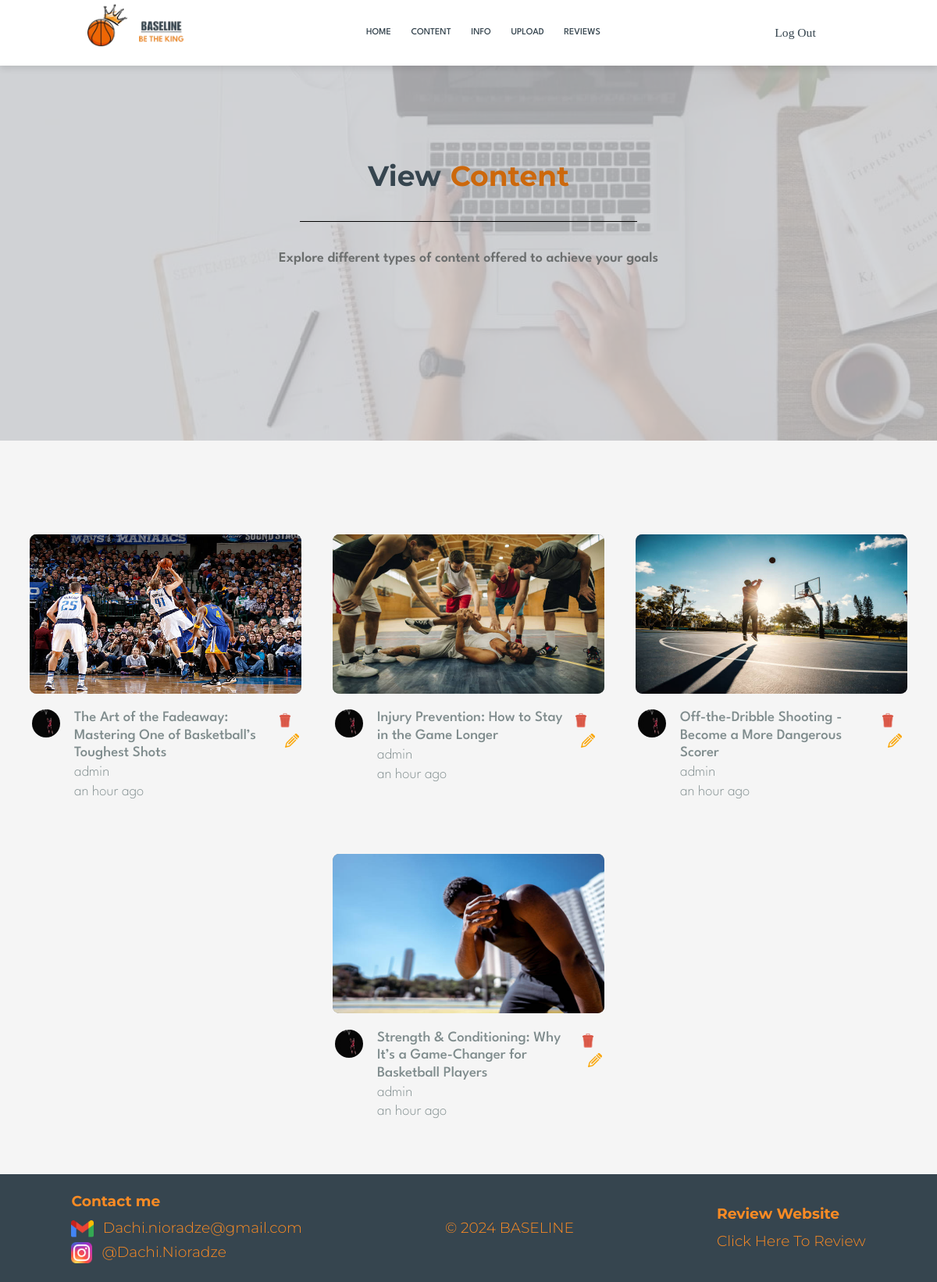
Page /view_content (signed in) on the committed database.
### models.py (models this page shows)
class Post(db.Model):
    __tablename__ = "posts"
    id = db.Column(db.Integer(), primary_key=True)
    image_path = db.Column(db.String())
    title = db.Column(db.String())
    description = db.Column(db.String())
    target = db.Column(db.String())
    author = db.Column(db.String())
    author_profile = db.Column(db.String())
    created_at = db.Column(db.DateTime, default=datetime.utcnow)
    edited_at = db.Column(db.DateTime, default=datetime.utcnow, onupdate=datetime.utcnow)

### routes.py (the view)
@app.route("/view_content")
@login_required
def view_content():
    posts = Post.query.all()
    for post in posts:
        post.time_ago = humanize.naturaltime(datetime.utcnow() - post.created_at)
        post.edited_time_ago = humanize.naturaltime(datetime.utcnow() - post.edited_at) if post.edited_at else 'Not Edited'
    return render_template("view_content.html", posts=posts)

### models.py (called while the page is built)
@login_manager.user_loader
def load_user(user_id):
    return User.query.get(user_id)

### templates/view_content.html (shortened to what this page needs)
{% extends "base.html" %}
{% block content %}
<div id="content_box">
    <div class="white_box"></div>
    <div class="two">
        <div class="welcome_text">
            <h1>View</h1>
            <h1 style="color:#cc680c; margin-left:1vw;">Content</h1>
        </div>
        <h1 style="font-family:League Spartan; font-weight:600; font-size:1.5vw; color:#6b6e6e; margin-right:27vw; margin-left:27vw; text-align:center; margin-top:3vw;">
            Explore different types of content offered to achieve your goals
        </h1>
    </div>
</div>
<div style="display:flex; min-height:60vw; width:95vw;">
    <div class="row" style="margin-top:5vw; justify-content:space-around; min-width:100%;">
        {% for post in posts %}
        <div class="view_post col" style="display:flex; flex-direction:column; align-items:center; margin-bottom:5vw; ">
            <a href="/post/{{ post['id'] }}">
                {% if post['image_path'].endswith(('.png', '.jpg', '.jpeg', '.gif')) %}
                <img src="/static/{{post['image_path']}}"
                     style="background-color:grey; height:17vw; width:29vw; border-radius:0.7vw">
                {% elif post['image_path'].endswith(('.mp4', '.mov', '.avi', '.webm')) %}
                <video controls style="background-color:grey; height:17vw; width:29vw; border-radius:0.7vw">
                    <source src="/static/{{post['image_path']}}" type="video/mp4">
                </video>
                {% endif %}
            </a>
            <div class="inner_div">
                <div class="inner_left_side_div">
                    <div>
                        <img src="/static/{{post['author_profile']}}" style=" border-radius:100vw; height:3vw; width:3vw;">
                    </div>
                    <div style="margin-left:1.5vw;">
                        <h1 style="font-weight:500; margin-bottom:0.2vw;">{{ post['title'] }}</h1>
                        <h1 style="font-weight:200; margin-bottom:0.2vw;">{{ post['author'] }}</h1>
                        <h1 style="font-weight:200">{{ post.time_ago}}</h1>
                    </div>
                </div>
                {% if current_user.role == "admin" or current_user.username == post.author %}
                <div>
                    <a href="/delete_post/{{post['id']}}">
                        <img src="/static/trash_icon.png" style="height:2vw; width:2vw;">
                    </a>
                    <a href="/edit_post/{{post['id']}}">
                        <img src="/static/edit.png" style="height:1.5vw; width:1.5vw; margin-left:1vw">
                    </a>
                </div>
                {% endif %}
            </div>
        </div>
        {% endfor %}
    </div>
</div>
{% endblock %}

### templates/base.html (shortened to what this page needs)
<!DOCTYPE html>
<html lang="en">
<head>
    <link href="/static/styles.css" rel="stylesheet">
    <link href="https://cdn.jsdelivr.net/npm/bootstrap@5.3.3/dist/css/bootstrap.min.css" rel="stylesheet">
</head>
<body class="upload_register_body">
    {% include "navbar.html" %}
    {% block content %}
    {% endblock %}
    {% include "footer.html" %}
</body>
</html>

### templates/navbar.html
<div class="nav">
    <img src="/static/baseline.png">
    <div class="links">
        <a href="/">HOME</a>
        <a href="/content">CONTENT</a>
        <a href="/timeline">INFO</a>
        <a href="/choose_upload">UPLOAD</a>
        <a href="/reviews">REVIEWS</a>
    </div>
    <div class="account_options">
        {% if current_user.is_authenticated %}
        <a href="/logout">Log Out</a>
        {% else %}
        <a href="/login">Login</a>
        <a href="/register">Sign up</a>
        {% endif %}
    </div>
</div>

### templates/footer.html
<div class="footer">
    <div>
        <h1 class="bold" style="margin-bottom:1vw;">Contact me</h1>
        <div style="display:flex; align-items:center; margin-bottom:0.5vw;">
            <img src="/static/gmail.png" style="height:1.82vw">
            <h1 style="margin-left:1vw;">Dachi.nioradze@gmail.com</h1>
        </div>
        <div style="display:flex; align-items:center;">
            <img src="/static/instagram.png" style="width:2.25vw;">
            <h1 style="margin-left:1vw;">@Dachi.Nioradze</h1>
        </div>
    </div>
    <div>
        <h1>© 2024 BASELINE</h1>
    </div>
    <div>
        <h1 class="bold" style="margin-bottom:1vw;">Review Website</h1>
        <a href="/upload_review" style="text-decoration:none;">
            <h1>Click Here To Review</h1>
        </a>
    </div>
</div>

### static/styles.css (style rules this page uses)
.nav { display:flex; flex-direction:row; justify-content:space-around; width:100vw; height:7vw; background-color:white; box-shadow: 0 4px 8px rgba(0, 0, 0, 0.1); position:sticky; top:0; z-index:10; }
.nav img { height:5vw; }
.links { display:flex; flex-direction:row; justify-content:space-between; align-items:center; width:25vw; }
.links a { color:#36454F; font-family: 'League Spartan'; font-weight:500; font-size:1vw; text-decoration:none; }
.account_options { display:flex; flex-direction:row; justify-content:space-between; align-items:center; width:8vw; }
.account_options a { font-size:1vw; color:#36454F; font-family:"Impact"; font-size:1.3vw; text-decoration:none; }
.welcome_text { display:flex; flex-direction:row; align-items:center; justify-content:center; margin-top:5vw; }
.welcome_text h1 { font-family:"Montserrat"; font-weight:bold; color:#36454F; font-size:3vw; margin-bottom:0; }
.upload_register_body { display:flex; flex-direction:column; justify-content:center; align-items:center; background-color:#F5F5F5; overflow-x:hidden; min-height:103.5vw; }
html { min-height:103.5vw; }
.footer { display:flex; justify-content:space-around; align-items:center; margin-top:auto; width:100vw; height:11.5vw; background-color:#36454F; }
.footer h1 { font-size:1.56vw; color:#FB8B24; font-family:"Montserrat"; font-weight:300; margin-bottom:0; }
.bold { font-weight:700 !important; }
#content_box { display:flex; flex-direction:column; height:40vw; width:100vw; background-image:url("woman_working.png"); background-repeat: no-repeat; background-size:100vw 40vw; margin:0; margin-bottom:5vw; position:relative; }
.white_box { position:absolute; top: 0; left: 0; z-index: 1; height:100%; width:100%; margin:0; background-color:#c8cbcf; opacity:0.8 }
.two { z-index:2; margin-top:5vw; }
.view_post { width:29vw !important; }
.inner_div { display:flex; flex-direction:row; margin-top:1.7vw; justify-content:space-between; width:28.5vw; }
.inner_div h1 { font-size:1.56vw; font-family:'League Spartan'; color:#7F8C8D; }
.inner_left_side_div { display:flex; flex-direction:row; }

### rows in the picture
Post: image_path (picture), author_profile (picture), title "The Art of the Fadeaway: Mastering One of Basketball’s Toughest Shots", author "admin", time_ago "an hour ago"
Post: image_path (picture), author_profile (picture), title "Injury Prevention: How to Stay in the Game Longer", author "admin", time_ago "an hour ago"
Post: image_path (picture), author_profile (picture), title "Off-the-Dribble Shooting - Become a More Dangerous Scorer", author "admin", time_ago "an hour ago"
Post: image_path (picture), author_profile (picture), title "Strength & Conditioning: Why It’s a Game-Changer for Basketball Players", author "admin", time_ago "an hour ago"
